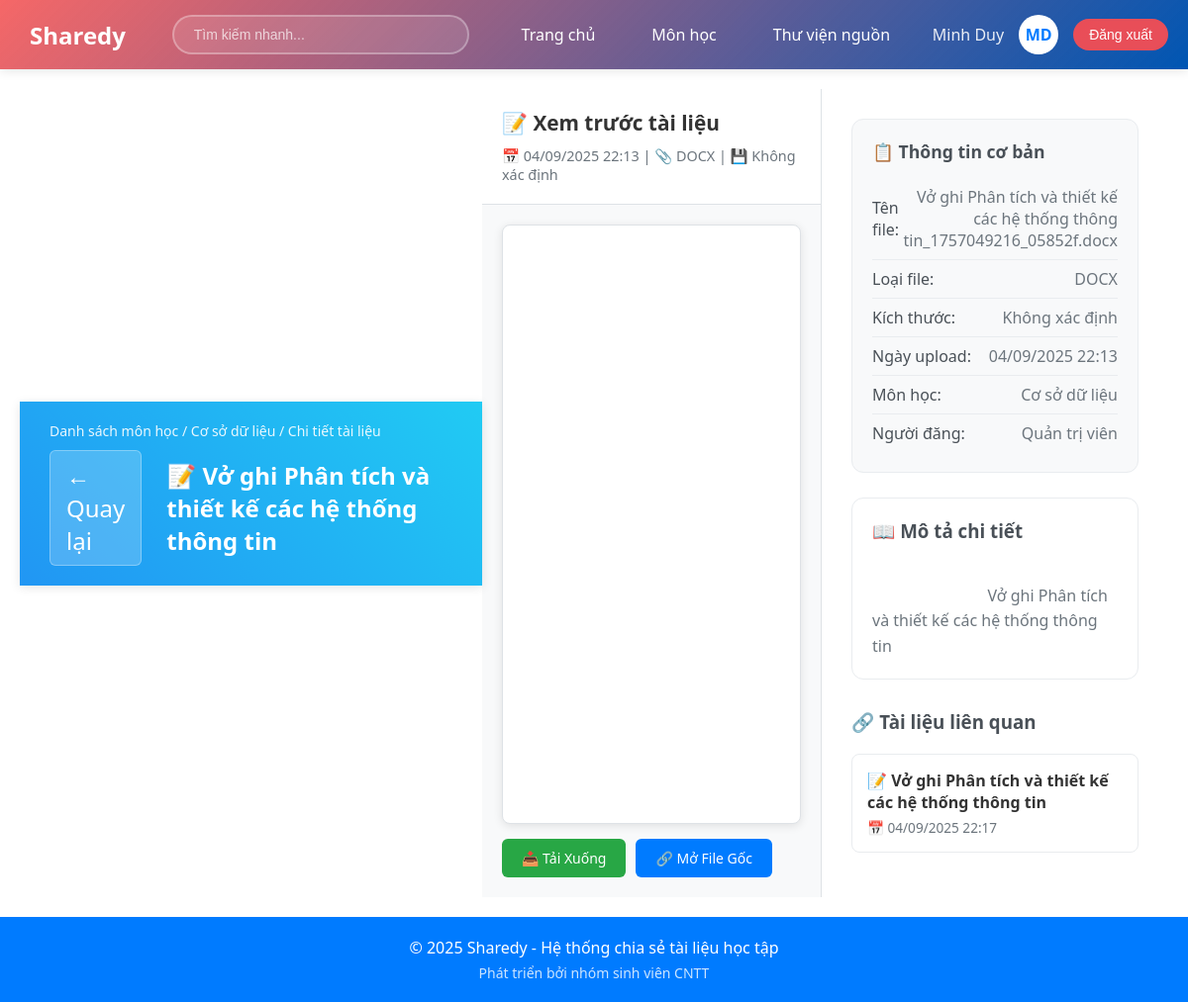
The page /index.php?page=chitiettailieu&id=1 on the database its author committed.
### tables this page shows
CREATE TABLE `bai_chia_se` (
  `id` int NOT NULL AUTO_INCREMENT,
  `loai` enum('tai_lieu','du_an') NOT NULL,
  `tieu_de` varchar(200) NOT NULL,
  `mo_ta` text,
  `file_upload` varchar(255) DEFAULT NULL,
  `link_host` varchar(255) DEFAULT NULL,
  `link_source` varchar(255) DEFAULT NULL,
  `cong_nghe` varchar(255) DEFAULT NULL,
  `id_mon_hoc` int DEFAULT NULL,
  `id_danh_muc` int DEFAULT NULL,
  `id_nguoi_dung` int NOT NULL,
  `ngay_tao` timestamp NOT NULL DEFAULT CURRENT_TIMESTAMP,
  `ngay_cap_nhat` timestamp NULL DEFAULT NULL,
  `tom_tat` text,
  PRIMARY KEY (`id`),
  KEY `id_mon_hoc` (`id_mon_hoc`),
  KEY `id_danh_muc` (`id_danh_muc`),
  KEY `id_nguoi_dung` (`id_nguoi_dung`),
  CONSTRAINT `bai_chia_se_ibfk_1` FOREIGN KEY (`id_mon_hoc`) REFERENCES `mon_hoc` (`id`),
  CONSTRAINT `bai_chia_se_ibfk_2` FOREIGN KEY (`id_danh_muc`) REFERENCES `danh_muc` (`id`),
  CONSTRAINT `bai_chia_se_ibfk_3` FOREIGN KEY (`id_nguoi_dung`) REFERENCES `nguoi_dung` (`id`)
);

CREATE TABLE `mon_hoc` (
  `id` int NOT NULL AUTO_INCREMENT,
  `ten_mon` varchar(100) NOT NULL,
  `mo_ta` text,
  PRIMARY KEY (`id`)
);

CREATE TABLE `nguoi_dung` (
  `id` int NOT NULL AUTO_INCREMENT,
  `ten_dang_nhap` varchar(50) NOT NULL,
  `email` varchar(100) NOT NULL,
  `mat_khau` varchar(255) NOT NULL,
  `ho_ten` varchar(100) DEFAULT NULL,
  `vai_tro` enum('quan_tri_vien','nguoi_dung','khach') DEFAULT 'khach',
  `ngay_tao` timestamp NULL DEFAULT CURRENT_TIMESTAMP,
  `ngay_cap_nhat` timestamp NULL DEFAULT CURRENT_TIMESTAMP ON UPDATE CURRENT_TIMESTAMP,
  `trang_thai` enum('hoạt_dong','khoa') DEFAULT NULL,
  PRIMARY KEY (`id`),
  UNIQUE KEY `ten_dang_nhap` (`ten_dang_nhap`),
  UNIQUE KEY `email` (`email`)
);

### config/ketNoiDB.php (called while the page is built, shortened)
<?php
function lam_sach_chuoi($chuoi) {
    return htmlspecialchars(trim($chuoi), ENT_QUOTES, 'UTF-8');
}
function dinh_dang_ngay($ngay) {
    return date('d/m/Y H:i', strtotime($ngay));
}
?>

### src/Views/chiTietTaiLieu.php (the view, shortened to what this page needs)
<?php
include __DIR__ . '/../../config/ketNoiDB.php';
$id_tai_lieu = isset($_GET['id']) ? (int)$_GET['id'] : 0;
try {
    $sql = "SELECT bcs.*, mh.ten_mon, nd.ho_ten as ten_nguoi_dang, nd.email as email_nguoi_dang
            FROM bai_chia_se bcs
            LEFT JOIN mon_hoc mh ON bcs.id_mon_hoc = mh.id
            LEFT JOIN nguoi_dung nd ON bcs.id_nguoi_dung = nd.id
            WHERE bcs.id = :id_tai_lieu AND bcs.loai = 'tai_lieu'";
    $stmt = $pdo->prepare($sql);
    $stmt->execute([':id_tai_lieu' => $id_tai_lieu]);
    $tai_lieu = $stmt->fetch();
} catch (PDOException $e) {
    die("Lỗi truy vấn: " . $e->getMessage());
}
try {
    $sql_lien_quan = "SELECT bcs.id, bcs.tieu_de, bcs.tom_tat, bcs.file_upload, bcs.ngay_tao
                      FROM bai_chia_se bcs
                      WHERE bcs.id_mon_hoc = :id_mon_hoc
                      AND bcs.id != :id_tai_lieu
                      AND bcs.loai = 'tai_lieu'
                      ORDER BY bcs.ngay_tao DESC
                      LIMIT 4";
    $stmt_lien_quan = $pdo->prepare($sql_lien_quan);
    $stmt_lien_quan->execute([
        ':id_mon_hoc' => $tai_lieu['id_mon_hoc'],
        ':id_tai_lieu' => $id_tai_lieu
    ]);
    $tai_lieu_lien_quan = $stmt_lien_quan->fetchAll();
} catch (PDOException $e) {
    $tai_lieu_lien_quan = array();
}
function tao_url_preview($duong_dan_file) {
    $base_url = 'http://' . $_SERVER['HTTP_HOST'] . dirname($_SERVER['PHP_SELF']) . '/';
    $file_url = $base_url . $duong_dan_file;
    return 'https://docs.google.com/viewer?url=' . urlencode($file_url) . '&embedded=true';
}
function lay_icon_file($duong_dan_file) {
    $duoi_file = strtolower(pathinfo($duong_dan_file, PATHINFO_EXTENSION));
    switch ($duoi_file) {
        case 'doc':
        case 'docx':
            return '📝';
    }
}
function tinh_kich_thuoc_file($duong_dan_file) {
    return 'Không xác định';
}
?>
<!DOCTYPE html>
<html lang="vi">
<head>
</head>
<body>
    <div class="container">
        <div class="header">
            <div class="breadcrumb">
                <a href="index.php?page=monhoc">Danh sách môn học</a> /
                <a href="index.php?page=tailieumon&id_mon_hoc=<?php echo $tai_lieu['id_mon_hoc']; ?>">
                    <?php echo lam_sach_chuoi($tai_lieu['ten_mon']); ?>
                </a> /
                Chi tiết tài liệu
            </div>
            <div class="header-title">
                <a href="index.php?page=tailieumon&id_mon_hoc=<?php echo $tai_lieu['id_mon_hoc']; ?>"
                   class="back-btn">
                    ← Quay lại
                </a>
                <?php echo lay_icon_file($tai_lieu['file_upload']); ?>
                <?php echo lam_sach_chuoi($tai_lieu['tieu_de']); ?>
            </div>
        </div>
        <div class="main-content">
            <div class="preview-section">
                <div class="preview-header">
                    <div class="preview-title">
                        <?php echo lay_icon_file($tai_lieu['file_upload']); ?>
                        Xem trước tài liệu
                    </div>
                    <div class="preview-meta">
                        📅 <?php echo dinh_dang_ngay($tai_lieu['ngay_tao']); ?> |
                        📎 <?php echo strtoupper(pathinfo($tai_lieu['file_upload'], PATHINFO_EXTENSION)); ?> |
                        💾 <?php echo tinh_kich_thuoc_file($tai_lieu['file_upload']); ?>
                    </div>
                </div>
                <div class="preview-container">
                    <iframe id="preview-iframe"
                            class="preview-iframe"
                            src="<?php echo tao_url_preview($tai_lieu['file_upload']); ?>"
                            style="display: none;"
                            onload="hien_thi_preview()">
                    </iframe>
                    <div class="preview-actions">
                        <a href="<?php echo $tai_lieu['file_upload']; ?>"
                           class="btn btn-success"
                           download
                           target="_blank">
                            📥 Tải Xuống
                        </a>
                        <a href="<?php echo $tai_lieu['file_upload']; ?>"
                           class="btn btn-primary"
                           target="_blank">
                            🔗 Mở File Gốc
                        </a>
                    </div>
                </div>
            </div>
            <div class="details-section">
                <div class="details-content">
                    <div class="info-card">
                        <h3>📋 Thông tin cơ bản</h3>
                        <div class="info-item">
                            <span class="info-label">Tên file:</span>
                            <span class="info-value">
                                <?php echo basename($tai_lieu['file_upload']); ?>
                            </span>
                        </div>
                        <div class="info-item">
                            <span class="info-label">Loại file:</span>
                            <span class="info-value">
                                <?php echo strtoupper(pathinfo($tai_lieu['file_upload'], PATHINFO_EXTENSION)); ?>
                            </span>
                        </div>
                        <div class="info-item">
                            <span class="info-label">Kích thước:</span>
                            <span class="info-value">
                                <?php echo tinh_kich_thuoc_file($tai_lieu['file_upload']); ?>
                            </span>
                        </div>
                        <div class="info-item">
                            <span class="info-label">Ngày upload:</span>
                            <span class="info-value">
                                <?php echo dinh_dang_ngay($tai_lieu['ngay_tao']); ?>
                            </span>
                        </div>
                        <div class="info-item">
                            <span class="info-label">Môn học:</span>
                            <span class="info-value">
                                <?php echo lam_sach_chuoi($tai_lieu['ten_mon']); ?>
                            </span>
                        </div>
                        <?php if (!empty($tai_lieu['ten_nguoi_dang'])): ?>
                        <div class="info-item">
                            <span class="info-label">Người đăng:</span>
                            <span class="info-value">
                                <?php echo lam_sach_chuoi($tai_lieu['ten_nguoi_dang']); ?>
                            </span>
                        </div>
                        <?php endif; ?>
                    </div>
                    <?php if (!empty($tai_lieu['mo_ta'])): ?>
                    <div class="description-section">
                        <h3>📖 Mô tả chi tiết</h3>
                        <div class="description-text">
                            <?php echo lam_sach_chuoi($tai_lieu['mo_ta']); ?>
                        </div>
                    </div>
                    <?php endif; ?>
                    <?php if (!empty($tai_lieu_lien_quan)): ?>
                    <div class="related-section">
                        <h3>🔗 Tài liệu liên quan</h3>
                        <?php foreach ($tai_lieu_lien_quan as $lien_quan): ?>
                        <div class="related-item"
                             onclick="window.location.href='index.php?page=chitiettailieu&id=<?php echo $lien_quan['id']; ?>'">
                            <div class="related-title">
                                <?php echo lay_icon_file($lien_quan['file_upload']); ?>
                                <?php echo lam_sach_chuoi($lien_quan['tieu_de']); ?>
                            </div>
                            <div class="related-meta">
                                📅 <?php echo dinh_dang_ngay($lien_quan['ngay_tao']); ?>
                            </div>
                        </div>
                        <?php endforeach; ?>
                    </div>
                    <?php endif; ?>
                </div>
            </div>
        </div>
    </div>
</body>
</html>

### layout.php (style rules this page uses)
* { margin: 0; padding: 0; box-sizing: border-box; }
body { font-family: 'Segoe UI', Tahoma, Geneva, Verdana, sans-serif; background-color: #f4f4f4ff; }
.container { display: flex; justify-content: center; align-items: center; min-height: calc(100vh - 60px); background-image: url(https://static.tramdoc.vn/image/img.news/0/0/0/8341.jpg?v=1&w=300&h=200&nocache=1); padding: 20px; background-size: cover; background-position: center; background-repeat: no-repeat; }

### src/Views/chiTietTaiLieu.php (style rules this page uses)
* { margin: 0; padding: 0; box-sizing: border-box; }
body { font-family: 'Segoe UI', Tahoma, Geneva, Verdana, sans-serif; background: linear-gradient(135deg, #667eea 0%, #764ba2 100%); min-height: 100vh; }
.container { max-width: 1400px; margin: 0 auto; background: white; min-height: 100vh; }
.header { background: linear-gradient(45deg, #2196F3, #21CBF3); color: white; padding: 20px 30px; position: sticky; top: 0; z-index: 100; box-shadow: 0 2px 10px rgba(0,0,0,0.1); }
.breadcrumb { font-size: 14px; opacity: 0.9; margin-bottom: 10px; }
.breadcrumb a { color: white; text-decoration: none; transition: opacity 0.3s; }
.header-title { font-size: 1.5em; font-weight: 600; display: flex; align-items: center; gap: 10px; }
.back-btn { background: rgba(255,255,255,0.2); border: 1px solid rgba(255,255,255,0.3); color: white; padding: 8px 16px; text-decoration: none; border-radius: 6px; display: inline-flex; align-items: center; gap: 8px; font-weight: 500; transition: all 0.3s; margin-right: 15px; }
.main-content { display: grid; grid-template-columns: 1fr 350px; min-height: calc(100vh - 80px); }
.preview-section { background: #f8f9fa; border-right: 1px solid #dee2e6; display: flex; flex-direction: column; }
.preview-header { background: white; padding: 20px; border-bottom: 1px solid #dee2e6; }
.preview-title { font-size: 1.3em; font-weight: 600; color: #333; margin-bottom: 10px; display: flex; align-items: center; gap: 10px; }
.preview-meta { color: #6c757d; font-size: 0.9em; }
.preview-container { flex: 1; padding: 20px; display: flex; flex-direction: column; }
.preview-iframe { flex: 1; border: 1px solid #dee2e6; border-radius: 8px; background: white; min-height: 600px; box-shadow: 0 2px 10px rgba(0,0,0,0.1); }
.preview-actions { margin-top: 15px; display: flex; gap: 10px; flex-wrap: wrap; }
.details-section { background: white; padding: 0; overflow-y: auto; }
.details-content { padding: 30px; }
.info-card { background: #f8f9fa; border-radius: 12px; padding: 20px; margin-bottom: 25px; border: 1px solid #e9ecef; }
.info-card h3 { color: #495057; margin-bottom: 15px; font-size: 1.1em; display: flex; align-items: center; gap: 8px; }
.info-item { display: flex; justify-content: space-between; align-items: center; padding: 8px 0; border-bottom: 1px solid #e9ecef; }
.info-item:last-child { border-bottom: none; }
.info-label { font-weight: 500; color: #495057; }
.info-value { color: #6c757d; text-align: right; }
.description-section { background: white; border-radius: 12px; padding: 20px; margin-bottom: 25px; border: 1px solid #e9ecef; }
.description-section h3 { color: #495057; margin-bottom: 15px; display: flex; align-items: center; gap: 8px; }
.description-text { color: #6c757d; line-height: 1.6; white-space: pre-wrap; }
.related-section { margin-top: 30px; }
.related-section h3 { color: #495057; margin-bottom: 20px; display: flex; align-items: center; gap: 8px; }
.related-item { background: white; border: 1px solid #e9ecef; border-radius: 8px; padding: 15px; margin-bottom: 15px; transition: all 0.3s; cursor: pointer; }
.related-title { font-weight: 600; color: #333; margin-bottom: 5px; display: flex; align-items: center; gap: 8px; }
.related-meta { font-size: 0.85em; color: #6c757d; }
.btn { padding: 10px 20px; border: none; border-radius: 6px; text-decoration: none; font-size: 14px; font-weight: 500; transition: all 0.3s; cursor: pointer; display: inline-flex; align-items: center; gap: 8px; }
.btn-primary { background: #007bff; color: white; }
.btn-success { background: #28a745; color: white; }

### rows shown on the page
bai_chia_se: id_mon_hoc.ten_mon "Cơ sở dữ liệu", file_upload "📝", tieu_de "Vở ghi Phân tích và thiết kế các hệ thống thông tin", ngay_tao "04/09/2025 22:13", file_upload "DOCX", file_upload "Không xác định", file_upload "Vở ghi Phân tích và thiết kế các hệ thống thông tin_1757049216_05852f.docx", id_nguoi_dung.ho_ten "Quản trị viên", mo_ta "Vở ghi Phân tích và thiết kế các hệ thống thông tin"
bai_chia_se: file_upload "📝", tieu_de "Vở ghi Phân tích và thiết kế các hệ thống thông tin", ngay_tao "04/09/2025 22:17"
